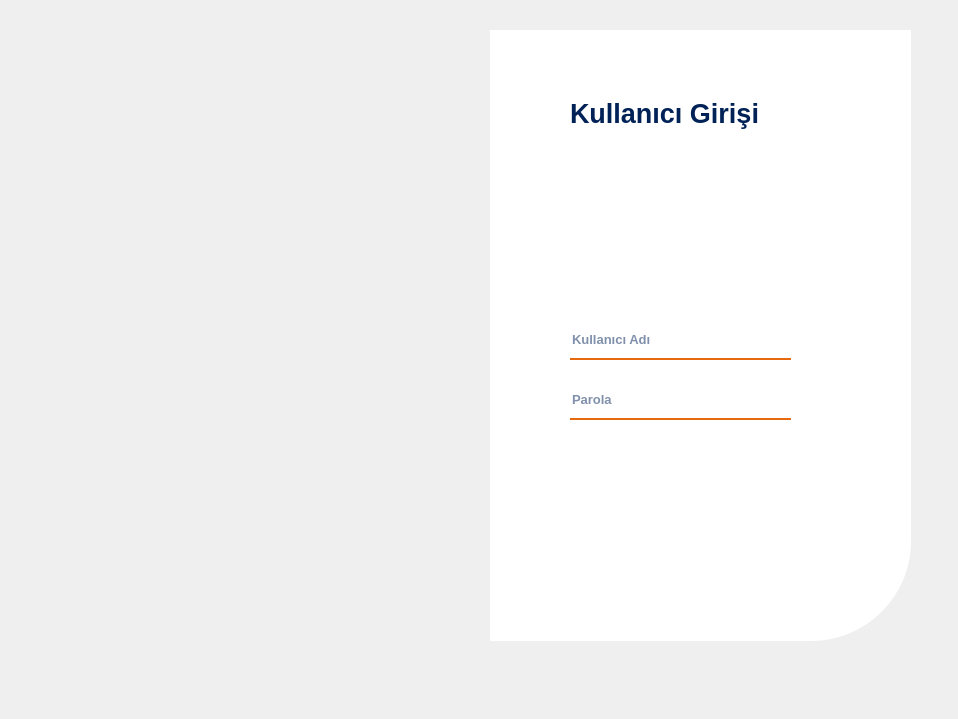
<?xml version="1.0" encoding="UTF-8"?>
<ui version="4.0">
 <class>Form</class>
 <widget class="QWidget" name="Form">
  <property name="geometry">
   <rect>
    <x>0</x>
    <y>0</y>
    <width>958</width>
    <height>719</height>
   </rect>
  </property>
  <property name="windowTitle">
   <string>Form</string>
  </property>
  <widget class="QFrame" name="frame">
   <property name="geometry">
    <rect>
     <x>10</x>
     <y>30</y>
     <width>491</width>
     <height>611</height>
    </rect>
   </property>
   <property name="styleSheet">
    <string notr="true">border-image:url(:/login/background.jpg);
border-top-left-radius: 100px;

</string>
   </property>
   <property name="frameShape">
    <enum>QFrame::StyledPanel</enum>
   </property>
   <property name="frameShadow">
    <enum>QFrame::Raised</enum>
   </property>
  </widget>
  <widget class="QLabel" name="label">
   <property name="geometry">
    <rect>
     <x>490</x>
     <y>30</y>
     <width>421</width>
     <height>611</height>
    </rect>
   </property>
   <property name="styleSheet">
    <string notr="true">background-color: rgba(255,255,255,255);
border-bottom-right-radius: 100px
</string>
   </property>
   <property name="text">
    <string/>
   </property>
  </widget>
  <widget class="QLabel" name="kullanici_girisi">
   <property name="geometry">
    <rect>
     <x>570</x>
     <y>68</y>
     <width>241</width>
     <height>91</height>
    </rect>
   </property>
   <property name="font">
    <font>
     <pointsize>20</pointsize>
     <weight>75</weight>
     <bold>true</bold>
    </font>
   </property>
   <property name="styleSheet">
    <string notr="true">color: rgba(1, 34, 87);</string>
   </property>
   <property name="text">
    <string>Kullanıcı Girişi</string>
   </property>
  </widget>
  <widget class="QLineEdit" name="kullanici_adi">
   <property name="geometry">
    <rect>
     <x>570</x>
     <y>328</y>
     <width>221</width>
     <height>32</height>
    </rect>
   </property>
   <property name="font">
    <font>
     <pointsize>10</pointsize>
     <weight>75</weight>
     <bold>true</bold>
    </font>
   </property>
   <property name="styleSheet">
    <string notr="true">QLineEdit {
    background-color: rgba(0, 0, 0, 0);
    border: none;
    border-bottom: 2px solid rgb(230, 105, 14); /* Turuncu çizgi */
    color: rgb(1, 34, 87); /* Logo lacivertine uyumlu yazı rengi */
    padding-bottom: 7px;
    font-weight: bold;
}
</string>
   </property>
   <property name="inputMethodHints">
    <set>Qt::ImhNone</set>
   </property>
   <property name="placeholderText">
    <string>Kullanıcı Adı</string>
   </property>
  </widget>
  <widget class="QLineEdit" name="parola">
   <property name="geometry">
    <rect>
     <x>570</x>
     <y>388</y>
     <width>221</width>
     <height>32</height>
    </rect>
   </property>
   <property name="font">
    <font>
     <pointsize>10</pointsize>
     <weight>75</weight>
     <bold>true</bold>
    </font>
   </property>
   <property name="styleSheet">
    <string notr="true">QLineEdit {
    background-color: rgba(0, 0, 0, 0);
    border: none;
    border-bottom: 2px solid rgb(230, 105, 14); /* Turuncu çizgi */
    color: rgb(1, 34, 87); /* Logo lacivertine uyumlu yazı rengi */
    padding-bottom: 7px;
    font-weight: bold;
}
</string>
   </property>
   <property name="echoMode">
    <enum>QLineEdit::Password</enum>
   </property>
   <property name="placeholderText">
    <string>Parola</string>
   </property>
  </widget>
  <widget class="QPushButton" name="pushButton">
   <property name="geometry">
    <rect>
     <x>570</x>
     <y>460</y>
     <width>181</width>
     <height>41</height>
    </rect>
   </property>
   <property name="font">
    <font>
     <pointsize>10</pointsize>
     <weight>75</weight>
     <bold>true</bold>
    </font>
   </property>
   <property name="styleSheet">
    <string notr="true">QPushButton#pushButton {
    background-color: qlineargradient(
        spread:pad, x1:0, y1:0.5, x2:1, y2:0.5,
        stop:0 rgba(1, 34, 87, 230),       /* Logo Mavisi */
        stop:1 rgba(230, 105, 14, 230)     /* Logo Turuncusu */
    );
    color: rgba(255, 255, 255, 230);       /* Beyaz yazı */
    border-radius: 5px;
    font-weight: bold;
}

QPushButton#pushButton:hover {
    background-color: qlineargradient(
        spread:pad, x1:0, y1:0.5, x2:1, y2:0.5,
        stop:0 rgba(1, 30, 70, 255),        /* Daha koyu mavi tonu */
        stop:1 rgba(255, 130, 30, 255)      /* Parlak turuncu tonu */
    );
}

QPushButton#pushButton:pressed {
    padding-left: 5px;
    padding-top: 5px;
    background-color: rgba(1, 25, 60, 255); /* Koyu mavi */
}

QPushButton#pushButton_2, #pushButton_3, #pushButton_4, #pushButton_5 {
    background-color: rgba(0, 0, 0, 0);
    color: rgba(1, 34, 87, 255); /* Logo Mavisi */
}

QPushButton#pushButton_2:hover, #pushButton_3:hover, #pushButton_4:hover, #pushButton_5:hover {
    color: rgba(230, 105, 14, 255); /* Logo Turuncusu */
}

QPushButton#pushButton_2:pressed, #pushButton_3:pressed, #pushButton_4:pressed, #pushButton_5:pressed {
    padding-left: 5px;
    padding-top: 5px;
    color: rgba(180, 85, 10, 255); /* Daha koyu turuncu */
}
</string>
   </property>
   <property name="text">
    <string>G i r i ş</string>
   </property>
  </widget>
 </widget>
 <resources>
  <include location="../icons/resources.qrc"/>
 </resources>
 <connections/>
</ui>
